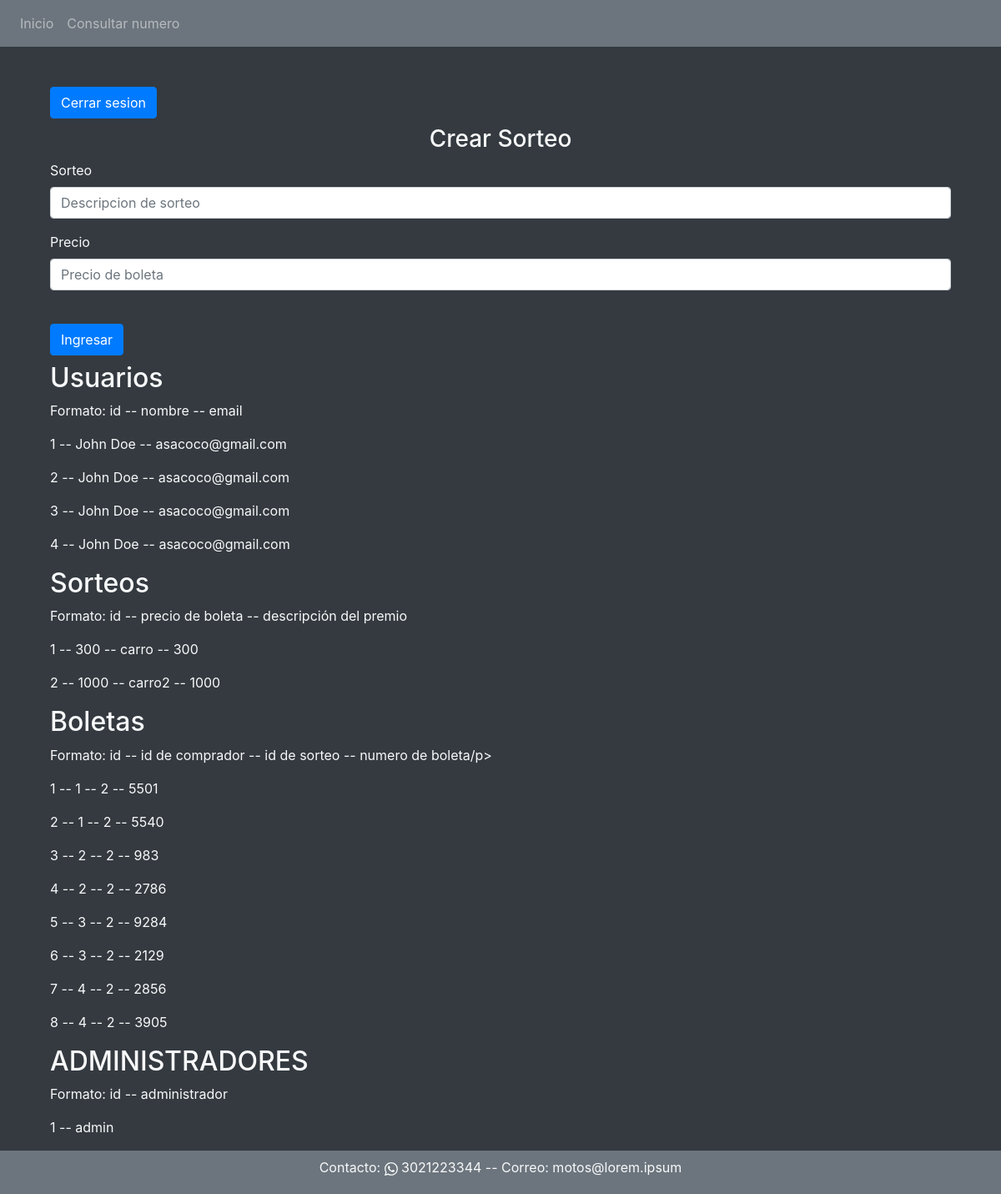
The page /admin (signed in) on the database its author committed.
### website/models.py (models this page shows)
class Customer(db.Model):
    id = db.Column(db.Integer, primary_key=True)    # clave primaria
    email = db.Column(db.String(50))                # id unico
    contact = db.Column(db.Integer)                 # celular
    name = db.Column(db.String(150))                # nombre
    tickets = db.relationship('Ticket', backref="customer")

class Lot(db.Model):
    id = db.Column(db.Integer, primary_key=True)
    prize = db.Column(db.String(200))
    t_price = db.Column(db.Integer)
    date = db.Column(db.DateTime(timezone=True))
    tickets = db.relationship('Ticket', backref="lot")

class Ticket(db.Model):
    id = db.Column(db.Integer, primary_key=True)    # clave primaria
    tick = db.Column(db.Integer)                    # tiquete - numero aleatorio
    user_id = db.Column(db.Integer, db.ForeignKey('customer.id'))      # clave foranea user
    lot_id = db.Column(db.Integer, db.ForeignKey('lot.id'))

class User(db.Model, UserMixin):
    id = db.Column(db.Integer, primary_key=True)
    login = db.Column(db.String(30))
    passwd = db.Column(db.String(30))

### website/auth.py (the view)
@auth.route('/admin', methods=['GET', 'POST'])
@login_required
def admin():
    if request.method == 'POST':
        lot = request.form.get('lot')
        t_price = request.form.get('t_price')
        new_lot = Lot(prize=lot, t_price=t_price)
        db.session.add(new_lot)
        db.session.commit()
    users = db.session.execute(db.select(Customer).order_by(Customer.id)).scalars()
    lots = db.session.execute(db.select(Lot).order_by(Lot.id)).scalars()
    tickets = db.session.execute(db.select(Ticket).order_by(Ticket.id)).scalars()
    tickets = db.session.execute(db.select(Ticket).order_by(Ticket.id)).scalars()
    admins = db.session.execute(db.select(User).order_by(User.id)).scalars()
    return render_template('admin.html', users=users, lots=lots, tickets=tickets, admins=admins)

### website/__init__.py (called while the page is built)
def create_app():
    app = Flask(__name__)
    app.config['SECRET_KEY'] = 'TEST_KEY_CHANGE_THIS_LATER'
    app.url_map.strict_slashes = False
    app.config['SQLALCHEMY_DATABASE_URI'] = f'sqlite:///{DB_NAME}'
    app.config['SQLALCHEMY_TRACK_MODIFICATIONS'] = False
    db.init_app(app)
    from .views import views
    from .auth import auth
    from .pse import pse
    app.register_blueprint(views, url_prefix='/')
    app.register_blueprint(auth, url_prefix='/')
    app.register_blueprint(pse, url_prefix='/')
    from .models import Customer, Lot, Ticket, User
    create_database(app)
    login_manager = LoginManager()
    login_manager.login_view = 'auth.admin_login'
    login_manager.init_app(app)
    @login_manager.user_loader
    def load_user(id):
        return User.query.get(int(id))
    return app

### website/templates/admin.html (shortened to what this page needs)
{% extends "base.html" %}
{% block content %}
    <div class="container mt-5">
        <form action={{ url_for('auth.admin_logout') }}>
            <input type="submit" class="btn btn-primary" value="Cerrar sesion" />
        </form>
    </div>
    <div class="container mt-2 mb-2">
        <form method="POST">
            <h3 align="center">Crear Sorteo</h3>
            <div class="form-group">
                <label for="lot">
                Sorteo
                </label>
                <input
                    type="text"
                    class="form-control"
                    id="lot"
                    name="lot"
                    placeholder="Descripcion de sorteo"
                />
            </div>
            <div class="form-group">
                <label for="lot">
                Precio
                </label>
                <input
                    type="number"
                    class="form-control"
                    id="t_price"
                    name="t_price"
                    placeholder="Precio de boleta"
                />
            </div>
            <br />
            <button type="submit" class="btn btn-primary">Ingresar</button>
        </form>
    </div>
    <div class="container">
        <h2>Usuarios</h2>
        <p>Formato: id -- nombre -- email</p>
        {% for user in users %}
            <p>{{ user.id }} -- {{ user.name }} -- {{ user.email }}</p>
        {% endfor %}
            <h2>Sorteos</h2>
            <p>Formato: id -- precio de boleta -- descripción del premio </p>
        {% for lot in lots %}
            <p>{{ lot.id }} -- {{ lot.t_price }} -- {{ lot.prize }} -- {{ lot.t_price }}</p>
        {% endfor %}
            <h2>Boletas</h2>
            <p>Formato: id -- id de comprador -- id de sorteo -- numero de boleta/p>
        {% for ticket in tickets %}
            <p>{{ ticket.id }} -- {{ ticket.user_id }} -- {{ ticket.lot_id }} -- {{ ticket.tick }} </p>
        {% endfor %}
            <h2>ADMINISTRADORES</h2>
            <p>Formato: id -- administrador</p>
        {% for ad in admins %}
            <p>{{ ad.id }} -- {{ ad.login }} </p>
        {% endfor %}
    </div>
{% endblock %}

### website/templates/base.html (shortened to what this page needs)
<!DOCTYPE html>
<html>
    <head>
        <link
          rel="stylesheet"
          href="https://stackpath.bootstrapcdn.com/bootstrap/4.4.1/css/bootstrap.min.css"
        />
        <link
          rel="stylesheet"
          href="https://stackpath.bootstrapcdn.com/font-awesome/4.7.0/css/font-awesome.min.css"
        />
    </head>
    <body class="bg-dark text-light">
      <div class="d-flex flex-column min-vh-100">
        <nav class="navbar navbar-expand-lg navbar-dark bg-secondary">
            <div class="collapse navbar-collapse" id="navbar">
              <div class="navbar-nav">
                <a class="nav-item nav-link" id="home" href="/">Inicio</a>
                <a class="nav-item nav-link" id="ticket_search" href="/consultar">Consultar numero</a>
              </div>
            </div>
        </nav>
        <div class="container">
            {% block content %}
            {% endblock %}
        </div>
        <footer class="navbar-dark bg-secondary mt-auto footer pt-2 pb-1">
          <div class="container">
              <p class="text-center">Contacto:
                3021223344 -- Correo: motos@lorem.ipsum
              </p>
          </div>
        </footer>
      </div>
    </body>
</html>

### rows shown on the page
Customer: id "1", name "John Doe", email "asacoco@gmail.com"
Customer: id "2", name "John Doe", email "asacoco@gmail.com"
Customer: id "3", name "John Doe", email "asacoco@gmail.com"
Customer: id "4", name "John Doe", email "asacoco@gmail.com"
Lot: id "1", t_price "300", prize "carro"
Lot: id "2", t_price "1000", prize "carro2"
Ticket: id "1", user_id "1", lot_id "2", tick "5501"
Ticket: id "2", user_id "1", lot_id "2", tick "5540"
Ticket: id "3", user_id "2", lot_id "2", tick "983"
Ticket: id "4", user_id "2", lot_id "2", tick "2786"
Ticket: id "5", user_id "3", lot_id "2", tick "9284"
Ticket: id "6", user_id "3", lot_id "2", tick "2129"
Ticket: id "7", user_id "4", lot_id "2", tick "2856"
Ticket: id "8", user_id "4", lot_id "2", tick "3905"
User: id "1", login "admin"
